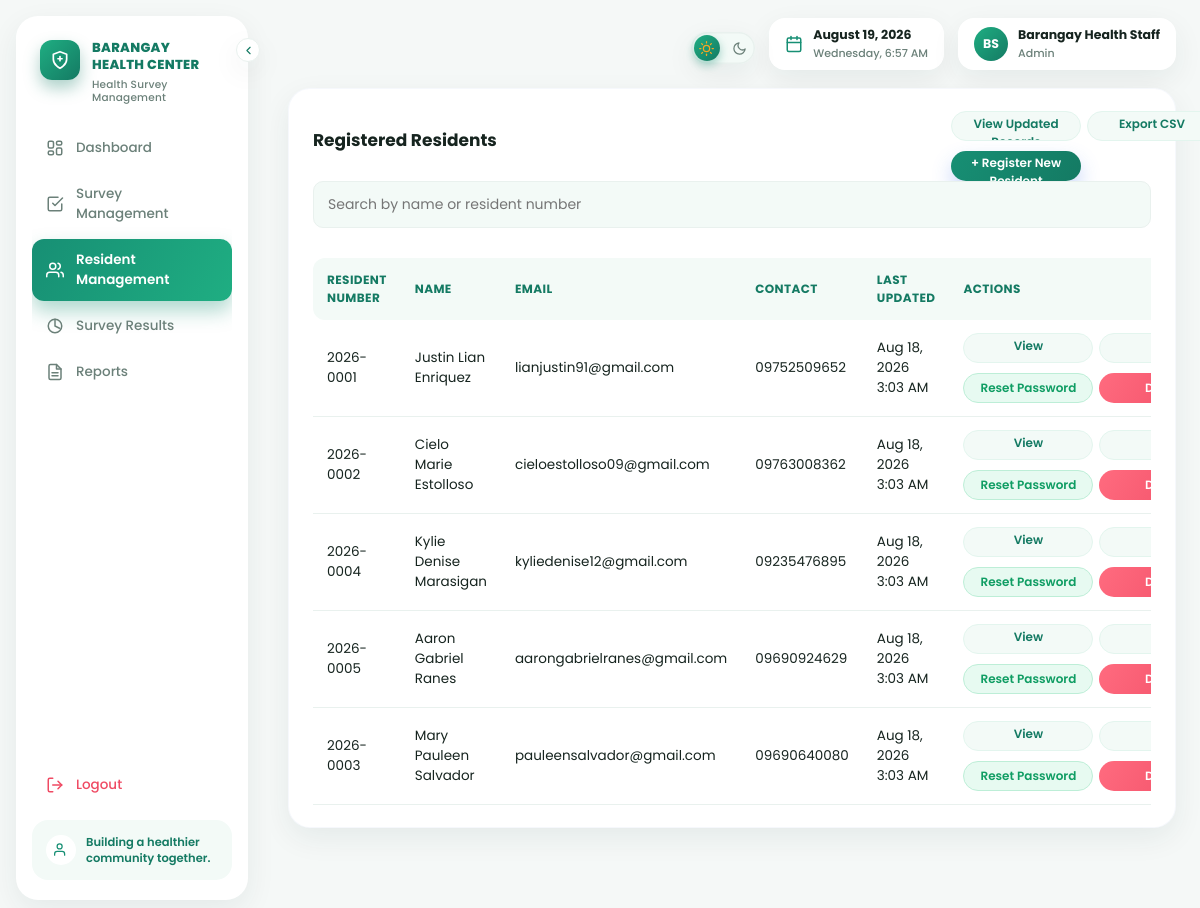
The app's page /staff/resident_management.php (signed in) with its own data.
### tables this page shows
CREATE TABLE residents (
    resident_id INT AUTO_INCREMENT PRIMARY KEY,
    resident_number VARCHAR(20) NOT NULL UNIQUE,
    first_name VARCHAR(50) NOT NULL,
    last_name VARCHAR(50) NOT NULL,
    middle_name VARCHAR(50),
    extension_name VARCHAR(10),
    civil_status ENUM('Single','Married','Widowed','Separated','Divorced') DEFAULT NULL,
    email VARCHAR(100),
    contact_number VARCHAR(20),
    address VARCHAR(150),
    birthday DATE DEFAULT NULL,
    age INT DEFAULT NULL,
    occupation VARCHAR(100),
    employer VARCHAR(100),
    employer_address VARCHAR(150),
    father_name VARCHAR(100),
    mother_name VARCHAR(100),
    spouse_name VARCHAR(100),
    spouse_occupation VARCHAR(100),
    spouse_employer VARCHAR(100),
    reference1_name VARCHAR(100),
    reference1_signature VARCHAR(100),
    reference2_name VARCHAR(100),
    reference2_signature VARCHAR(100),
    photo VARCHAR(255) DEFAULT NULL,
    password VARCHAR(255) NOT NULL,
    is_first_login TINYINT(1) NOT NULL DEFAULT 1,
    created_at TIMESTAMP DEFAULT CURRENT_TIMESTAMP,
    updated_at TIMESTAMP DEFAULT CURRENT_TIMESTAMP ON UPDATE CURRENT_TIMESTAMP
);

### includes/functions.php (called while the page is built, shortened)
<?php
function e($string) {
    return htmlspecialchars($string ?? "", ENT_QUOTES, "UTF-8");
}
function full_resident_name($r) {
    $parts = [
        $r["first_name"] ?? "",
        $r["middle_name"] ?? "",
        $r["last_name"] ?? "",
    ];
    $name = trim(preg_replace("/\s+/", " ", implode(" ", array_filter($parts, fn($p) => trim((string)$p) !== ""))));
    return $name;
}
?>

### staff/resident_management.php (the view, shortened to what this page needs)
<?php
require_once __DIR__ . "/../includes/functions.php";
$search = isset($_GET["search"]) ? trim($_GET["search"]) : "";
if ($search !== "") {
    $like = "%" . $search . "%";
    $stmt = $conn->prepare("SELECT resident_id, resident_number, first_name, middle_name, last_name, extension_name, email, contact_number, updated_at FROM residents WHERE resident_number LIKE ? OR first_name LIKE ? OR last_name LIKE ? ORDER BY last_name");
    $stmt->bind_param("sss", $like, $like, $like);
    $stmt->execute();
    $residents = $stmt->get_result();
} else {
    $residents = $conn->query("SELECT resident_id, resident_number, first_name, middle_name, last_name, extension_name, email, contact_number, updated_at FROM residents ORDER BY last_name");
}
?>
<!DOCTYPE html>
<html lang="en">
<head>
<link rel="stylesheet" href="../assets/css/style.css?v=<?= filemtime(__DIR__ . "/../assets/css/style.css") ?>">
</head>
<body>
<?php include __DIR__ . "/../includes/staff_nav.php"; ?>
<div class="container">
<?php include __DIR__ . "/../includes/staff_topbar.php"; ?>
    <div class="card card-resident">
        <div style="display:flex; justify-content:space-between; align-items:center; flex-wrap:wrap; gap:10px;">
            <h2>Registered Residents</h2>
            <div class="table-actions">
                <a class="btn btn-sm btn-secondary" href="updated_records.php">View Updated Records</a>
                <a class="btn btn-sm btn-secondary" href="resident_export.php">Export CSV</a>
                <a class="btn" href="register.php">+ Register New Resident</a>
            </div>
        </div>
        <form method="GET" style="margin-bottom:16px;">
            <input type="text" name="search" placeholder="Search by name or resident number" value="<?= e($search) ?>">
        </form>
        <div class="table-scroll">
        <table>
            <tr><th>Resident Number</th><th>Name</th><th>Email</th><th>Contact</th><th>Last Updated</th><th>Actions</th></tr>
            <?php while ($r = $residents->fetch_assoc()): ?>
            <tr>
                <td><?= e($r["resident_number"]) ?></td>
                <td><?= e(full_resident_name($r)) ?></td>
                <td><?= e($r["email"]) ?></td>
                <td><?= e($r["contact_number"]) ?></td>
                <td><?= $r["updated_at"] ? e(date("M d, Y g:i A", strtotime($r["updated_at"]))) : "&mdash;" ?></td>
                <td>
                    <div class="table-actions">
                        <a class="btn btn-sm btn-secondary" href="resident_view.php?resident_id=<?= (int)$r["resident_id"] ?>">View</a>
                        <a class="btn btn-sm btn-secondary" href="resident_edit.php?resident_id=<?= (int)$r["resident_id"] ?>">Edit</a>
                        <?php
                            $resident_name_js = htmlspecialchars(addslashes(full_resident_name($r)), ENT_QUOTES, "UTF-8");
                        ?>
                        <button type="button" class="btn btn-sm btn-success-soft"
                            onclick="openConfirmModal({
                                url: 'resident_management.php?reset_password=<?= (int)$r["resident_id"] ?>',
                                title: 'Reset password?',
                                message: 'This will reset \u201c<?= $resident_name_js ?>\u201d\'s password back to their Resident Number and require them to change it on next login.',
                                confirmLabel: 'Reset Password',
                                danger: false
                            })">Reset Password</button>
                        <button type="button" class="btn btn-sm btn-danger"
                            onclick="openConfirmModal({
                                url: 'resident_management.php?delete=<?= (int)$r["resident_id"] ?>',
                                title: 'Delete this resident?',
                                message: 'This will permanently delete \u201c<?= $resident_name_js ?>\u201d and all of their saved information. This cannot be undone.',
                                confirmLabel: 'Delete',
                                danger: true
                            })">Delete</button>
                    </div>
                </td>
            </tr>
            <?php endwhile; ?>
        </table>
        </div>
    </div>
</div>
</body>
</html>

### includes/staff_nav.php (shortened to what this page needs)
<?php
$current_page = basename($_SERVER["PHP_SELF"]);
function nav_active($page, $current_page) {
    return $page === $current_page ? " active" : "";
}
?>
<div class="sidebar<?= isset($no_print_nav) && $no_print_nav ? " no-print" : "" ?>">
    <button type="button" class="sidebar-toggle" id="sidebarToggle" onclick="toggleSidebar()" aria-label="Collapse sidebar" title="Collapse sidebar">
        <svg viewBox="0 0 24 24" fill="none" stroke="currentColor" stroke-width="2" stroke-linecap="round" stroke-linejoin="round"><polyline points="15 18 9 12 15 6"/></svg>
    </button>
    <div class="sidebar-brand">
        <span class="logo-badge">
            <svg viewBox="0 0 24 24" fill="none" stroke="currentColor" stroke-width="2" stroke-linecap="round" stroke-linejoin="round"><path d="M12 22s8-4 8-11V5l-8-3-8 3v6c0 7 8 11 8 11z"/><path d="M12 8v5"/><path d="M9.5 10.5h5"/></svg>
        </span>
        <span class="sidebar-brand-text label">
            BARANGAY<br>HEALTH CENTER
            <small>Health Survey Management</small>
        </span>
    </div>
    <nav class="sidebar-links">
        <a class="<?= trim(nav_active("dashboard.php", $current_page)) ?>" href="dashboard.php" title="Dashboard">
            <span class="ic"></span>
            <span class="label">Dashboard</span>
        </a>
        <a class="<?= trim(nav_active("survey_management.php", $current_page) . " " . nav_active("survey_add.php", $current_page) . " " . nav_active("survey_edit.php", $current_page)) . " " . nav_active("question_management.php", $current_page)?>" href="survey_management.php" title="Survey Management">
            <span class="ic"><svg viewBox="0 0 24 24" fill="none" stroke="currentColor" stroke-width="2" stroke-linecap="round" stroke-linejoin="round"><path d="M9 11l3 3L22 4"/><path d="M21 12v7a2 2 0 0 1-2 2H5a2 2 0 0 1-2-2V5a2 2 0 0 1 2-2h11"/></svg></span>
            <span class="label">Survey Management</span>
        </a>
        <a class="<?= trim(
            nav_active("resident_management.php", $current_page) .
            nav_active("register.php", $current_page) .
            nav_active("resident_view.php", $current_page) .
            nav_active("resident_edit.php", $current_page) .
            nav_active("updated_records.php", $current_page)
        ) ?>" href="resident_management.php" title="Resident Management">
            <span class="ic"><svg viewBox="0 0 24 24" fill="none" stroke="currentColor" stroke-width="2" stroke-linecap="round" stroke-linejoin="round"><path d="M17 21v-2a4 4 0 0 0-4-4H5a4 4 0 0 0-4 4v2"/><circle cx="9" cy="7" r="4"/><path d="M23 21v-2a4 4 0 0 0-3-3.87"/><path d="M16 3.13a4 4 0 0 1 0 7.75"/></svg></span>
            <span class="label">Resident Management</span>
        </a>
        <a class="<?= trim(nav_active("results.php", $current_page)) ?>" href="results.php" title="Survey Results">
            <span class="ic"><svg viewBox="0 0 24 24" fill="none" stroke="currentColor" stroke-width="2" stroke-linecap="round" stroke-linejoin="round"><circle cx="12" cy="12" r="9"/><path d="M12 3v9l6 3"/></svg></span>
            <span class="label">Survey Results</span>
        </a>
        <a class="<?= trim(nav_active("reports.php", $current_page)) ?>" href="reports.php" title="Reports">
            <span class="ic"><svg viewBox="0 0 24 24" fill="none" stroke="currentColor" stroke-width="2" stroke-linecap="round" stroke-linejoin="round"><path d="M14 2H6a2 2 0 0 0-2 2v16a2 2 0 0 0 2 2h12a2 2 0 0 0 2-2V8z"/><polyline points="14 2 14 8 20 8"/><line x1="16" y1="13" x2="8" y2="13"/><line x1="16" y1="17" x2="8" y2="17"/></svg></span>
            <span class="label">Reports</span>
        </a>
    </nav>
    <a class="logout-link" href="logout.php" title="Logout">
        <span class="ic"><svg viewBox="0 0 24 24" fill="none" stroke="currentColor" stroke-width="2" stroke-linecap="round" stroke-linejoin="round"><path d="M9 21H5a2 2 0 0 1-2-2V5a2 2 0 0 1 2-2h4"/><polyline points="16 17 21 12 16 7"/><line x1="21" y1="12" x2="9" y2="12"/></svg></span>
        <span class="label">Logout</span>
    </a>
    <div class="sidebar-footer">
        <span class="sidebar-footer-ic">
            <svg viewBox="0 0 24 24" fill="none" stroke="currentColor" stroke-width="2" stroke-linecap="round" stroke-linejoin="round"><path d="M17 21v-2a4 4 0 0 0-4-4H5a4 4 0 0 0-4 4v2"/><circle cx="9" cy="7" r="4"/></svg>
        </span>
        <span class="label">Building a healthier<br>community together.</span>
    </div>
</div>

### includes/staff_topbar.php (shortened to what this page needs)
<?php
$staff_initials = "S";
if (isset($_SESSION["staff_name"])) {
    $parts = preg_split('/\s+/', trim($_SESSION["staff_name"]));
    $staff_initials = strtoupper(substr($parts[0], 0, 1) . (count($parts) > 1 ? substr(end($parts), 0, 1) : ""));
}
?>
<div class="topbar no-print">
    <div class="topbar-right">
        <button type="button" class="theme-switch" onclick="toggleTheme()" aria-label="Toggle dark mode" title="Toggle dark mode">
            <span class="theme-switch-icon sun">
            </span>
            <span class="theme-switch-thumb"></span>
            <span class="theme-switch-icon moon">
                <svg viewBox="0 0 24 24" fill="none" stroke="currentColor" stroke-width="2" stroke-linecap="round" stroke-linejoin="round"><path d="M21 12.79A9 9 0 1 1 11.21 3 7 7 0 0 0 21 12.79z"/></svg>
            </span>
        </button>
        <div class="topbar-datetime" id="staffClock">
            <svg viewBox="0 0 24 24" fill="none" stroke="currentColor" stroke-width="2" stroke-linecap="round" stroke-linejoin="round"><rect x="3" y="4" width="18" height="18" rx="2"/><line x1="16" y1="2" x2="16" y2="6"/><line x1="8" y1="2" x2="8" y2="6"/><line x1="3" y1="10" x2="21" y2="10"/></svg>
            <div>
                <strong id="staffClockDate"><?= date("F j, Y") ?></strong>
                <small id="staffClockTime"><?= date("l, g:i A") ?></small>
            </div>
        </div>
        <?php if (isset($_SESSION["staff_name"])): ?>
        <div class="topbar-profile">
            <span class="avatar"><?= e($staff_initials) ?></span>
            <div>
                <strong><?= e($_SESSION["staff_name"]) ?></strong>
                <small><?= e(ucfirst($_SESSION["staff_role"] ?? "staff")) ?></small>
            </div>
        </div>
        <?php endif; ?>
    </div>
</div>

### records on screen
residents: resident_number "2026-0001", r "Justin Lian Enriquez", email "lianjustin91@gmail.com", contact_number "09752509652", updated_at "Aug 18, 2026 3:03 AM"
residents: resident_number "2026-0002", r "Cielo Marie Estolloso", email "cieloestolloso09@gmail.com", contact_number "09763008362", updated_at "Aug 18, 2026 3:03 AM"
residents: resident_number "2026-0004", r "Kylie Denise Marasigan", email "kyliedenise12@gmail.com", contact_number "09235476895", updated_at "Aug 18, 2026 3:03 AM"
residents: resident_number "2026-0005", r "Aaron Gabriel Ranes", email "aarongabrielranes@gmail.com", contact_number "09690924629", updated_at "Aug 18, 2026 3:03 AM"
residents: resident_number "2026-0003", r "Mary Pauleen Salvador", email "pauleensalvador@gmail.com", contact_number "09690640080", updated_at "Aug 18, 2026 3:03 AM"

### other values on screen
$staff_initials "BS"
$_SESSION["staff_name"] "Barangay Health Staff"
$_SESSION["staff_role"] "Admin"
